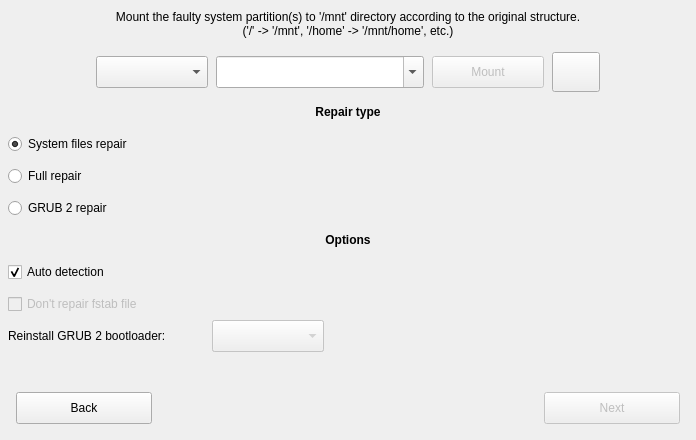
    <widget class="QWidget" name="repairpanel" native="true">
     <property name="geometry">
      <rect>
       <x>1</x>
       <y>2224</y>
       <width>696</width>
       <height>440</height>
      </rect>
     </property>
     <property name="autoFillBackground">
      <bool>true</bool>
     </property>
     <widget class="QLabel" name="label_21">
      <property name="geometry">
       <rect>
        <x>0</x>
        <y>0</y>
        <width>696</width>
        <height>48</height>
       </rect>
      </property>
      <property name="text">
       <string>Mount the faulty system partition(s) to '/mnt' directory according to the original structure.&lt;br&gt;('/' -&gt; '/mnt', '/home' -&gt; '/mnt/home', etc.)</string>
      </property>
      <property name="alignment">
       <set>Qt::AlignCenter</set>
      </property>
      <property name="wordWrap">
       <bool>true</bool>
      </property>
     </widget>
     <widget class="QComboBox" name="repairpartition">
      <property name="geometry">
       <rect>
        <x>96</x>
        <y>56</y>
        <width>112</width>
        <height>32</height>
       </rect>
      </property>
      <property name="cursor">
       <cursorShape>PointingHandCursor</cursorShape>
      </property>
      <property name="focusPolicy">
       <enum>Qt::NoFocus</enum>
      </property>
     </widget>
     <widget class="QComboBox" name="repairmountpoint">
      <property name="geometry">
       <rect>
        <x>216</x>
        <y>56</y>
        <width>208</width>
        <height>32</height>
       </rect>
      </property>
      <property name="cursor">
       <cursorShape>PointingHandCursor</cursorShape>
      </property>
      <property name="focusPolicy">
       <enum>Qt::ClickFocus</enum>
      </property>
      <property name="editable">
       <bool>true</bool>
      </property>
     </widget>
     <widget class="QPushButton" name="repairmount">
      <property name="enabled">
       <bool>false</bool>
      </property>
      <property name="geometry">
       <rect>
        <x>432</x>
        <y>56</y>
        <width>112</width>
        <height>32</height>
       </rect>
      </property>
      <property name="cursor">
       <cursorShape>PointingHandCursor</cursorShape>
      </property>
      <property name="focusPolicy">
       <enum>Qt::NoFocus</enum>
      </property>
      <property name="text">
       <string>Mount</string>
      </property>
      <property name="iconSize">
       <size>
        <width>26</width>
        <height>26</height>
       </size>
      </property>
     </widget>
     <widget class="QPushButton" name="repairpartitionupdate">
      <property name="geometry">
       <rect>
        <x>552</x>
        <y>52</y>
        <width>48</width>
        <height>40</height>
       </rect>
      </property>
      <property name="cursor">
       <cursorShape>PointingHandCursor</cursorShape>
      </property>
      <property name="focusPolicy">
       <enum>Qt::NoFocus</enum>
      </property>
      <property name="toolTip">
       <string>Reset mounts</string>
      </property>
      <property name="icon">
       <iconset resource="resedit.qrc">
        <normaloff>:/pictures/update.png</normaloff>:/pictures/update.png</iconset>
      </property>
      <property name="iconSize">
       <size>
        <width>23</width>
        <height>23</height>
       </size>
      </property>
     </widget>
     <widget class="QLabel" name="label_22">
      <property name="geometry">
       <rect>
        <x>0</x>
        <y>96</y>
        <width>696</width>
        <height>32</height>
       </rect>
      </property>
      <property name="font">
       <font>
        <weight>75</weight>
        <bold>true</bold>
       </font>
      </property>
      <property name="text">
       <string>Repair type</string>
      </property>
      <property name="alignment">
       <set>Qt::AlignCenter</set>
      </property>
     </widget>
     <widget class="QLabel" name="label_23">
      <property name="geometry">
       <rect>
        <x>0</x>
        <y>224</y>
        <width>696</width>
        <height>32</height>
       </rect>
      </property>
      <property name="font">
       <font>
        <weight>75</weight>
        <bold>true</bold>
       </font>
      </property>
      <property name="text">
       <string>Options</string>
      </property>
      <property name="alignment">
       <set>Qt::AlignCenter</set>
      </property>
     </widget>
     <widget class="QComboBox" name="grubreinstallrepair">
      <property name="enabled">
       <bool>false</bool>
      </property>
      <property name="geometry">
       <rect>
        <x>212</x>
        <y>320</y>
        <width>112</width>
        <height>32</height>
       </rect>
      </property>
      <property name="minimumSize">
       <size>
        <width>112</width>
        <height>32</height>
       </size>
      </property>
      <property name="cursor">
       <cursorShape>PointingHandCursor</cursorShape>
      </property>
      <property name="focusPolicy">
       <enum>Qt::NoFocus</enum>
      </property>
      <property name="sizeAdjustPolicy">
       <enum>QComboBox::AdjustToContents</enum>
      </property>
     </widget>
     <widget class="QRadioButton" name="grubrepair">
      <property name="geometry">
       <rect>
        <x>8</x>
        <y>198</y>
        <width>126</width>
        <height>20</height>
       </rect>
      </property>
      <property name="cursor">
       <cursorShape>PointingHandCursor</cursorShape>
      </property>
      <property name="focusPolicy">
       <enum>Qt::NoFocus</enum>
      </property>
      <property name="text">
       <string>GRUB 2 repair</string>
      </property>
     </widget>
     <widget class="QRadioButton" name="systemrepair">
      <property name="geometry">
       <rect>
        <x>8</x>
        <y>134</y>
        <width>156</width>
        <height>20</height>
       </rect>
      </property>
      <property name="cursor">
       <cursorShape>PointingHandCursor</cursorShape>
      </property>
      <property name="focusPolicy">
       <enum>Qt::NoFocus</enum>
      </property>
      <property name="text">
       <string>System files repair</string>
      </property>
      <property name="checked">
       <bool>true</bool>
      </property>
     </widget>
     <widget class="QLabel" name="grubreinstallrepairtext">
      <property name="geometry">
       <rect>
        <x>8</x>
        <y>320</y>
        <width>201</width>
        <height>32</height>
       </rect>
      </property>
      <property name="text">
       <string>Reinstall GRUB 2 bootloader:</string>
      </property>
     </widget>
     <widget class="QCheckBox" name="autorepairoptions">
      <property name="geometry">
       <rect>
        <x>8</x>
        <y>262</y>
        <width>131</width>
        <height>20</height>
       </rect>
      </property>
      <property name="cursor">
       <cursorShape>PointingHandCursor</cursorShape>
      </property>
      <property name="focusPolicy">
       <enum>Qt::NoFocus</enum>
      </property>
      <property name="text">
       <string>Auto detection</string>
      </property>
      <property name="checked">
       <bool>true</bool>
      </property>
     </widget>
     <widget class="QPushButton" name="repairback">
      <property name="geometry">
       <rect>
        <x>16</x>
        <y>392</y>
        <width>136</width>
        <height>32</height>
       </rect>
      </property>
      <property name="cursor">
       <cursorShape>PointingHandCursor</cursorShape>
      </property>
      <property name="text">
       <string>Back</string>
      </property>
      <property name="icon">
       <iconset resource="resedit.qrc">
        <normaloff>:/pictures/back.png</normaloff>:/pictures/back.png</iconset>
      </property>
      <property name="iconSize">
       <size>
        <width>13</width>
        <height>13</height>
       </size>
      </property>
     </widget>
     <widget class="QRadioButton" name="fullrepair">
      <property name="geometry">
       <rect>
        <x>8</x>
        <y>166</y>
        <width>99</width>
        <height>20</height>
       </rect>
      </property>
      <property name="cursor">
       <cursorShape>PointingHandCursor</cursorShape>
      </property>
      <property name="focusPolicy">
       <enum>Qt::NoFocus</enum>
      </property>
      <property name="text">
       <string>Full repair</string>
      </property>
     </widget>
     <widget class="QCheckBox" name="skipfstabrepair">
      <property name="enabled">
       <bool>false</bool>
      </property>
      <property name="geometry">
       <rect>
        <x>8</x>
        <y>294</y>
        <width>175</width>
        <height>20</height>
       </rect>
      </property>
      <property name="cursor">
       <cursorShape>PointingHandCursor</cursorShape>
      </property>
      <property name="focusPolicy">
       <enum>Qt::NoFocus</enum>
      </property>
      <property name="text">
       <string>Don't repair fstab file</string>
      </property>
     </widget>
     <widget class="QPushButton" name="repairnext">
      <property name="enabled">
       <bool>false</bool>
      </property>
      <property name="geometry">
       <rect>
        <x>544</x>
        <y>392</y>
        <width>136</width>
        <height>32</height>
       </rect>
      </property>
      <property name="cursor">
       <cursorShape>PointingHandCursor</cursorShape>
      </property>
      <property name="focusPolicy">
       <enum>Qt::NoFocus</enum>
      </property>
      <property name="text">
       <string>Next</string>
      </property>
      <property name="icon">
       <iconset resource="resedit.qrc">
        <normaloff>:/pictures/next.png</normaloff>:/pictures/next.png</iconset>
      </property>
      <property name="iconSize">
       <size>
        <width>13</width>
        <height>13</height>
       </size>
      </property>
     </widget>
     <widget class="QComboBox" name="grubreinstallrepairdisable">
      <property name="enabled">
       <bool>false</bool>
      </property>
      <property name="geometry">
       <rect>
        <x>212</x>
        <y>320</y>
        <width>112</width>
        <height>32</height>
       </rect>
      </property>
      <property name="minimumSize">
       <size>
        <width>112</width>
        <height>32</height>
       </size>
      </property>
      <property name="cursor">
       <cursorShape>PointingHandCursor</cursorShape>
      </property>
      <property name="focusPolicy">
       <enum>Qt::NoFocus</enum>
      </property>
      <property name="sizeAdjustPolicy">
       <enum>QComboBox::AdjustToContents</enum>
      </property>
     </widget>
     <widget class="QWidget" name="repaircover" native="true">
      <property name="geometry">
       <rect>
        <x>5</x>
        <y>5</y>
        <width>686</width>
        <height>430</height>
       </rect>
      </property>
     </widget>
     <zorder>grubreinstallrepairdisable</zorder>
     <zorder>label_21</zorder>
     <zorder>repairpartition</zorder>
     <zorder>repairmountpoint</zorder>
     <zorder>repairmount</zorder>
     <zorder>repairpartitionupdate</zorder>
     <zorder>label_22</zorder>
     <zorder>label_23</zorder>
     <zorder>grubreinstallrepair</zorder>
     <zorder>grubrepair</zorder>
     <zorder>systemrepair</zorder>
     <zorder>grubreinstallrepairtext</zorder>
     <zorder>autorepairoptions</zorder>
     <zorder>repairback</zorder>
     <zorder>fullrepair</zorder>
     <zorder>skipfstabrepair</zorder>
     <zorder>repairnext</zorder>
     <zorder>repaircover</zorder>
    </widget>
